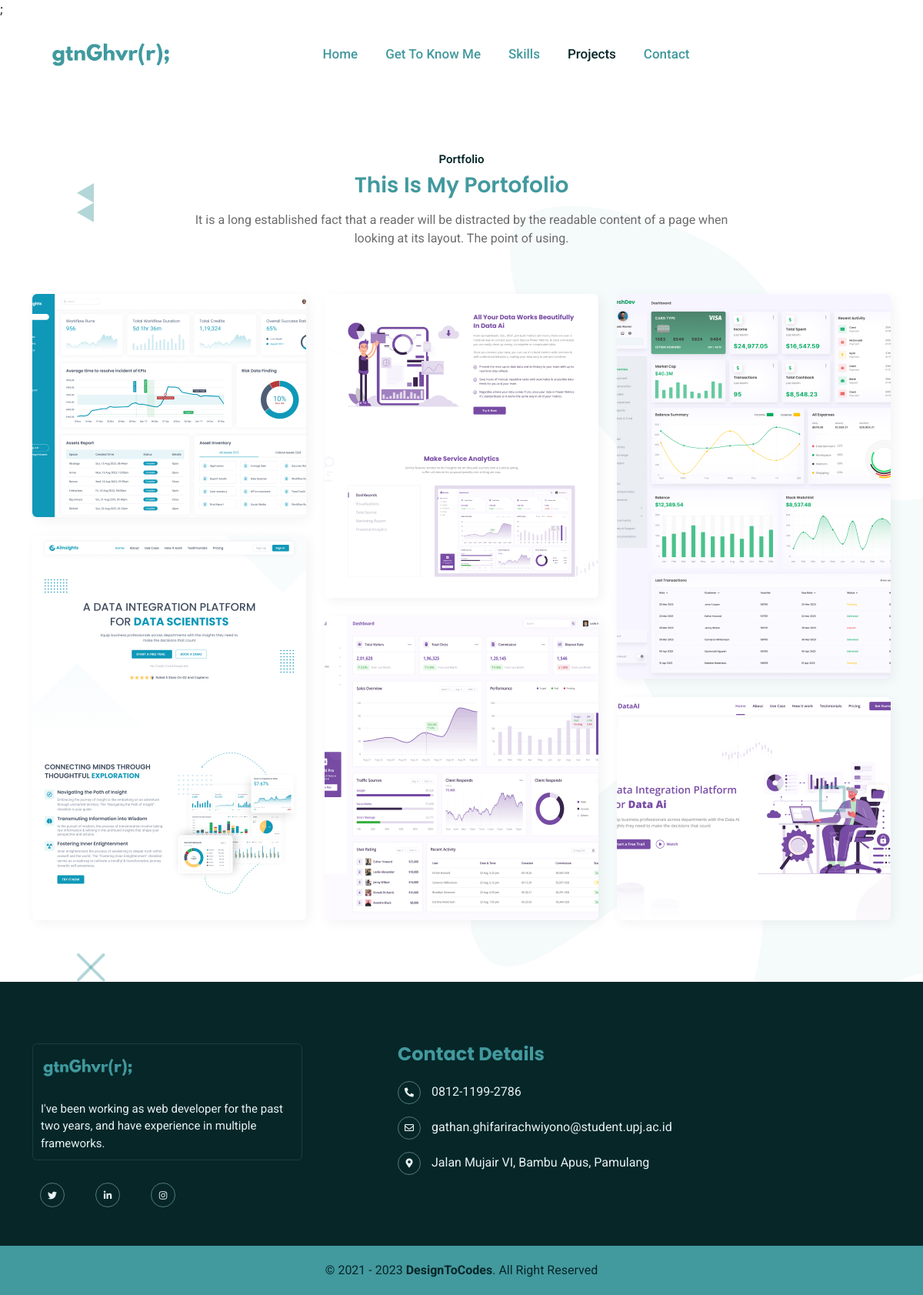
The app's page /portofolio.php with its own data.
### tables this page shows
CREATE TABLE `navbar` (
  `navbar_1` varchar(20) DEFAULT NULL,
  `navbar_2` varchar(20) DEFAULT NULL,
  `navbar_3` varchar(20) DEFAULT NULL,
  `navbar_4` varchar(20) DEFAULT NULL,
  `navbar_5` varchar(20) DEFAULT NULL
);

CREATE TABLE `footer` (
  `dsc` varchar(300) DEFAULT NULL,
  `rsvp` varchar(200) DEFAULT NULL,
  `email` varchar(200) DEFAULT NULL,
  `addr` varchar(100) DEFAULT NULL
);

### portofolio.php (the view, shortened to what this page needs)
<!DOCTYPE html>
<html lang="en">
<head>
    <link rel="stylesheet" href="./lib/WOW-master/css/libs/animate.css">
    <link rel="stylesheet" href="https://cdnjs.cloudflare.com/ajax/libs/font-awesome/5.15.4/css/all.min.css">
    <link rel="stylesheet" href="https://cdnjs.cloudflare.com/ajax/libs/fancybox/3.5.7/jquery.fancybox.min.css">
    <link rel="stylesheet" href="./lib/slick-1.8.1/slick/slick.css">
    <link rel="stylesheet" href="./lib/slick-1.8.1/slick/slick-theme.css">
    <link rel="stylesheet" href="./lib/bootstrap-5/css/bootstrap.min.css">
    <link rel="stylesheet" href="./assets/css/style.css">
    <link rel="stylesheet" href="./assets/css/responsive.css">
    <?php include './connections/connect.php'?>;
</head>
<body>
     <header class="d2c_navbar sticky-top">
        <div class="container">
            <nav class="navbar navbar-expand-lg px-0 py-0" id="d2c_main_nav">
                <a class="navbar-brand" href="./index.html"><img src="./assets/images/logo.png" alt="Logo"></a>
                <?php
                $select_sql = "select * from navbar";
                $execSQL = mysqli_query($conn, $select_sql);
                $result = mysqli_fetch_assoc($execSQL);
          ?>
                <div class="collapse navbar-collapse js-clone-nav justify-content-center">
                    <ul class="navbar-nav">
                        <li class="nav-item">
                            <a class="nav-link" href="home.php"><?php echo $result['navbar_1']; ?> <span class="sr-only">(current)</span></a>
                        </li>
                        <li class="nav-item">
                            <a class="nav-link" href="about.php"><?php echo $result['navbar_2'];?></a>
                        </li>
                        <li class="nav-item">
                            <a class="nav-link" href="skill.php"><?php echo $result['navbar_3'];?></a>
                        </li>
                        <li class="nav-item">
                            <a class="nav-link active" href="portofolio.php"><?php echo $result['navbar_4'];?></a>
                        </li>
                        <li class="nav-item">
                            <a class="nav-link" href="contact.php"> <?php echo $result['navbar_5'];?></a>
                        </li>
                    </ul>
                </div>
            </nav>
        </div>
    </header>
<div class="d2c_portfolio_pricing_bg">
            <section class="d2c_portfolio_wrapper position-relative" id="work">
                <div class="container">
                    <div class="row">
                        <div class="col-md-10 col-lg-8 offset-md-1 offset-lg-2 text-center">
                            <h6>Portfolio</h6>
                            <h2 class="mb-3">This is my Portofolio</h2>
                            <p>It is a long established fact that a reader will be distracted by the readable content of a page when looking at its layout. The point of using.</p>
                        </div>
                    </div>
                    <div class="d2c_grid">
                        <div class="d2c_grid_item wow fadeInLeft mb-4" data-wow-duration="2s">
                            <a data-fancybox="gallery" class="fancybox" href="./assets/images/portfolio_one.jpg"></a>
                        </div>
                        <div class="d2c_grid_item wow fadeInLeft mb-4 mb-lg-0" data-wow-duration="2s">
                            <a data-fancybox="gallery" class="fancybox" href="./assets/images/portfolio_two.jpg"></a>
                        </div>
                        <div class="d2c_grid_item wow fadeInDown mb-4" data-wow-duration="2s">
                            <a data-fancybox="gallery" class="fancybox" href="./assets/images/portfolio_three.jpg"></a>
                        </div>
                        <div class="d2c_grid_item wow fadeInUp mb-4 mb-lg-0" data-wow-duration="2s">
                            <a data-fancybox="gallery" class="fancybox" href="./assets/images/portfolio_four.jpg"></a>
                        </div>
                        <div class="d2c_grid_item wow fadeInRight mb-4" data-wow-duration="2s">
                            <a data-fancybox="gallery" class="fancybox" href="./assets/images/portfolio_five.jpg"></a>
                        </div>
                        <div class="d2c_grid_item wow fadeInRight" data-wow-duration="2s">
                            <a data-fancybox="gallery" class="fancybox" href="./assets/images/portfolio_six.jpg"></a>
                        </div>
                    </div>
                </div>
                <img src="./assets/images/tringle_element.png" alt="Tringle Element">
                <img src="./assets/images/cross_element.png" alt="Cross Element">
                <img src="./assets/images/square_element.png" alt="Square Element">
            </section>
        <?php
               $select_sql = "select * from footer";
               $execSQL = mysqli_query($conn, $select_sql);
               $result = mysqli_fetch_assoc($execSQL);
               ?>
        <footer class="d2c_footer_wrapper">
            <div class="d2c_footer_bg">
                <div class="container">
                    <div class="row">
                        <div class="col-md-12 col-lg-4 col-xl-5 mb-8 mb-lg-0 wow fadeInLeft">
                            <div class="d2c_footer_left">
                                <a href="./index.html">
                                    <img src="./assets/images/footer_logo.png" alt="Footer Logo">
                                </a>
                                <p class="mb-0"><?php echo $result['dsc'];?></p>
                            </div>
                        </div>
                        <div class="col-md-6 col-lg-4 col-xl wow fadeInUp">
                            <h4>Contact Details</h4>
                            <ul class="d2c_info_link mb-5 mb-md-0">
                                <li class="mb-3">
                                    <a href="tel:219-555-0114">
                                        <span>
                                            <i class="fas fa-phone-alt"></i>
                                        </span>
                                        <?php echo $result['rsvp'];?>
                                    </a>
                                </li>
                                <li class="mb-3">
                                    <a href="mailto:gathan.ghifarirachwiyono@student.upj.ac.id">
                                        <span>
                                            <i class="far fa-envelope"></i>
                                        </span>
                                        <?php echo $result['email']?>
                                    </a>
                                </li>
                                <li>
                                    <a href="https://www.google.com/maps/search/Royal+2464+Ln.+Mesa,+New+Jersey/@36.8616406,-103.4819732,5z/data=!3m1!4b1?entry=ttu" target="_blank">
                                        <span>
                                            <i class="fas fa-map-marker-alt"></i>
                                        </span>
                                        <?php echo $result['addr']?>
                                    </a>
                                </li>
                            </ul>
                        </div>
                            <div class="social-media">
                            <ul class="d2c_social_link list-group list-group-horizontal">
                                <li>
                                    <a href="https://twitter.com/DesignToCodes" target="_blank"><i class="fab fa-twitter"></i></a>
                                </li>
                                <li>
                                    <a href="https://www.linkedin.com/in/gathan-ghifari-rachwiyono-695515282/" target="_blank"><i class="fab fa-linkedin-in"></i></a>
                                </li>
                                <li>
                                    <a href="https://www.instagram.com/g_ghvr/" target="_blank"><i class="fab fa-instagram"></i></a>
                                </li>
                            </div>
                        </div>
                    </div>
                </div>
            </div>
        <div class="d2c_copy_wrapper">
            <p class="mb-0">&copy; 2021 - 2023 <a href="https://www.designtocodes.com/" target="_blank">DesignToCodes</a>. All Right Reserved</p>
        </div>
</body>
</html>

### assets/css/responsive.css (style rules this page uses)
@media only screen and (min-width:1200px) and (max-width:1500px) { section { padding: 80px 0px; } }
@media only screen and (min-width:1200px) and (max-width:1500px) { h2 { font-size: 28px; } }
@media only screen and (min-width:1200px) and (max-width:1500px) { p { font-size: 16px; } }
@media only screen and (min-width:1200px) and (max-width:1500px) { .d2c_navbar { padding: 10px 0px; } }
@media only screen and (min-width:1200px) and (max-width:1500px) { .d2c_navbar .navbar-nav .nav-item { padding: 5px 0px; } }
@media only screen and (min-width:1200px) and (max-width:1500px) { .d2c_navbar .navbar-nav .nav-link { font-size: 17px; } }
@media only screen and (min-width:1200px) and (max-width:1500px) { .d2c_portfolio_wrapper img:nth-child(2) { top: 120px; } }
@media only screen and (min-width:1200px) and (max-width:1500px) { .d2c_portfolio_wrapper img:nth-child(3) { bottom: 0px; } }
@media only screen and (min-width:1200px) and (max-width:1500px) { .d2c_footer_bg { padding: 80px 0px 50px; } }
@media only screen and (min-width:1200px) and (max-width:1500px) { .d2c_footer_wrapper img { max-width: 177px; max-height: 45px; margin-bottom: 18px; } }
@media only screen and (min-width:1200px) and (max-width:1500px) { .d2c_footer_wrapper p { font-size: 15px; } }
@media only screen and (min-width:1200px) and (max-width:1500px) { .d2c_footer_wrapper h4 { margin-bottom: 20px; } }
@media only screen and (min-width:1200px) and (max-width:1500px) { .d2c_footer_wrapper span { padding: 14px; margin-right: 10px; } }
@media only screen and (min-width:1200px) and (max-width:1500px) { .d2c_footer_wrapper i { font-size: 12px; } }
@media only screen and (min-width:1200px) and (max-width:1500px) { .d2c_footer_wrapper a { font-size: 16px; } }
@media only screen and (min-width:1200px) and (max-width:1500px) { .d2c_social_link li { padding: 15px; } }

### records on screen
navbar: navbar_1 "Home", navbar_2 "Get To Know Me", navbar_3 "Skills", navbar_4 "Projects", navbar_5 "Contact"
footer: dsc "I've been working as web developer for the past two years, and have experience in multiple frameworks.", rsvp "0812-1199-2786", email "gathan.ghifarirachwiyono@student.upj.ac.id", addr "Jalan Mujair VI, Bambu Apus, Pamulang"
